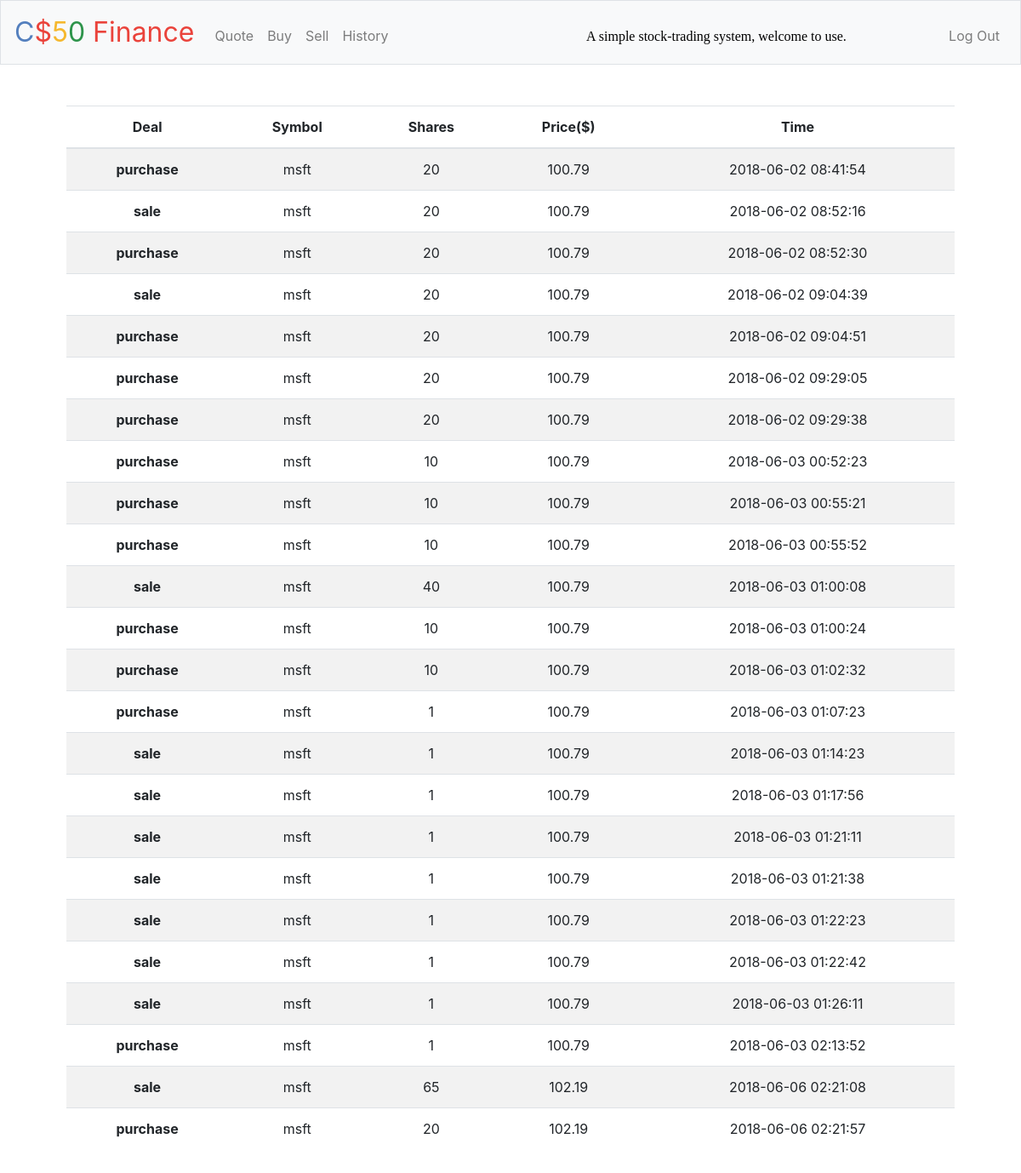
Page /history (signed in) on the committed database.
### tables this page shows
CREATE TABLE "history" ('id' INTEGER NOT NULL, 'worth' REAL NOT NULL, 'symbol' TEXT NOT NULL, 'shares' INTEGER NOT NULL, 'time' DATETIME NOT NULL DEFAULT CURRENT_TIMESTAMP,'purchase' TEXT, 'price' REAL);

### app.py (the view)
@app.route("/history")
@login_required
def history():
    history=db.execute("SELECT symbol, shares, price, time, purchase FROM history WHERE id=:id", id=session["user_id"])
    return render_template("history.html", history=history)
    return apology("TODO")

### app.py (called while the page is built)
@app.after_request
def after_request(response):
    response.headers["Cache-Control"] = "no-cache, no-store, must-revalidate"
    response.headers["Expires"] = 0
    response.headers["Pragma"] = "no-cache"
    return response

### helpers.py (called while the page is built)
def login_required(f):
    @wraps(f)
    def decorated_function(*args, **kwargs):
        if session.get("user_id") is None:
            return redirect("/login")
        return f(*args, **kwargs)
    return decorated_function

### templates/history.html (shortened to what this page needs)
{% extends "layout.html" %}
{% block main %}
    <table class="table table-striped">
      <thead>
        <tr>
          <th scope="col">Deal</th>
          <th scope="col">Symbol</th>
          <th scope="col">Shares</th>
          <th scope="col">Price($)</th>
          <th scope="col">Time</th>
        </tr>
      </thead>
      <tbody>
        {% for deal in history %}
        <tr>
            <th scope="row">{{deal.purchase}}</th>
            <td>{{deal.symbol}}</td>
            <td>{{deal.shares}}</td>
            <td>{{deal.price}}</td>
            <td>{{deal.time}}</td>
        </tr>
        {% endfor %}
      </tbody>
    </table>
{% endblock %}

### templates/layout.html (shortened to what this page needs)
<!DOCTYPE html>
<html lang="en">
    <head>
        <link href="https://maxcdn.bootstrapcdn.com/bootstrap/4.0.0-beta.2/css/bootstrap.min.css" rel="stylesheet"/>
        <link href="/static/styles.css" rel="stylesheet"/>
    </head>
    <body>
        <nav class="navbar navbar-expand-md navbar-light bg-light border">
            <a class="navbar-brand" href="/"><span class="blue">C</span><span class="red">$</span><span class="yellow">5</span><span class="green">0</span> <span class="red">Finance</span></a>
            <div class="collapse navbar-collapse" id="navbar">
                {% if session.user_id %}
                    <ul class="navbar-nav mr-auto mt-2">
                        <li class="nav-item"><a class="nav-link" href="/quote">Quote</a></li>
                        <li class="nav-item"><a class="nav-link" href="/buy">Buy</a></li>
                        <li class="nav-item"><a class="nav-link" href="/sell">Sell</a></li>
                        <li class="nav-item"><a class="nav-link" href="/history">History</a></li>
                    </ul>
                    <ul class="navbar-nav ml-auto mt-2">
                        <li class="nav-item"><font size="3" face="Times" style="color:black">A simple stock-trading system, welcome to use.</font></li>
                    </ul>
                    <ul class="navbar-nav ml-auto mt-2">
                        <li class="nav-item"><a class="nav-link" href="/logout">Log Out</a></li>
                    </ul>
                {% else %}
                    <ul class="navbar-nav ml-auto mt-2">
                        <li class="nav-item"><a class="nav-link" href="/register">Register</a></li>
                        <li class="nav-item"><a class="nav-link" href="/login">Log In</a></li>
                    </ul>
                {% endif %}
            </div>
        </nav>
        <main class="container p-5">
            {% block main %}{% endblock %}
        </main>
    </body>
</html>

### static/styles.css (style rules this page uses)
nav .navbar-brand { font-size: xx-large; }
nav .navbar-brand .blue { color: #537fbe; }
nav .navbar-brand .red { color: #ea433b; }
nav .navbar-brand .yellow { color: #f5b82e; }
nav .navbar-brand .green { color: #2e944b; }
main { overflow-x: auto; text-align: center; }

### rows in the picture
history: purchase "purchase", symbol "msft", shares "20", price "100.79", time "2018-06-02 08:41:54"
history: purchase "sale", symbol "msft", shares "20", price "100.79", time "2018-06-02 08:52:16"
history: purchase "purchase", symbol "msft", shares "20", price "100.79", time "2018-06-02 08:52:30"
history: purchase "sale", symbol "msft", shares "20", price "100.79", time "2018-06-02 09:04:39"
history: purchase "purchase", symbol "msft", shares "20", price "100.79", time "2018-06-02 09:04:51"
history: purchase "purchase", symbol "msft", shares "20", price "100.79", time "2018-06-02 09:29:05"
history: purchase "purchase", symbol "msft", shares "20", price "100.79", time "2018-06-02 09:29:38"
history: purchase "purchase", symbol "msft", shares "10", price "100.79", time "2018-06-03 00:52:23"
history: purchase "purchase", symbol "msft", shares "10", price "100.79", time "2018-06-03 00:55:21"
history: purchase "purchase", symbol "msft", shares "10", price "100.79", time "2018-06-03 00:55:52"
history: purchase "sale", symbol "msft", shares "40", price "100.79", time "2018-06-03 01:00:08"
history: purchase "purchase", symbol "msft", shares "10", price "100.79", time "2018-06-03 01:00:24"
history: purchase "purchase", symbol "msft", shares "10", price "100.79", time "2018-06-03 01:02:32"
history: purchase "purchase", symbol "msft", shares "1", price "100.79", time "2018-06-03 01:07:23"
history: purchase "sale", symbol "msft", shares "1", price "100.79", time "2018-06-03 01:14:23"
history: purchase "sale", symbol "msft", shares "1", price "100.79", time "2018-06-03 01:17:56"
history: purchase "sale", symbol "msft", shares "1", price "100.79", time "2018-06-03 01:21:11"
history: purchase "sale", symbol "msft", shares "1", price "100.79", time "2018-06-03 01:21:38"
history: purchase "sale", symbol "msft", shares "1", price "100.79", time "2018-06-03 01:22:23"
history: purchase "sale", symbol "msft", shares "1", price "100.79", time "2018-06-03 01:22:42"
history: purchase "sale", symbol "msft", shares "1", price "100.79", time "2018-06-03 01:26:11"
history: purchase "purchase", symbol "msft", shares "1", price "100.79", time "2018-06-03 02:13:52"
history: purchase "sale", symbol "msft", shares "65", price "102.19", time "2018-06-06 02:21:08"
history: purchase "purchase", symbol "msft", shares "20", price "102.19", time "2018-06-06 02:21:57"
